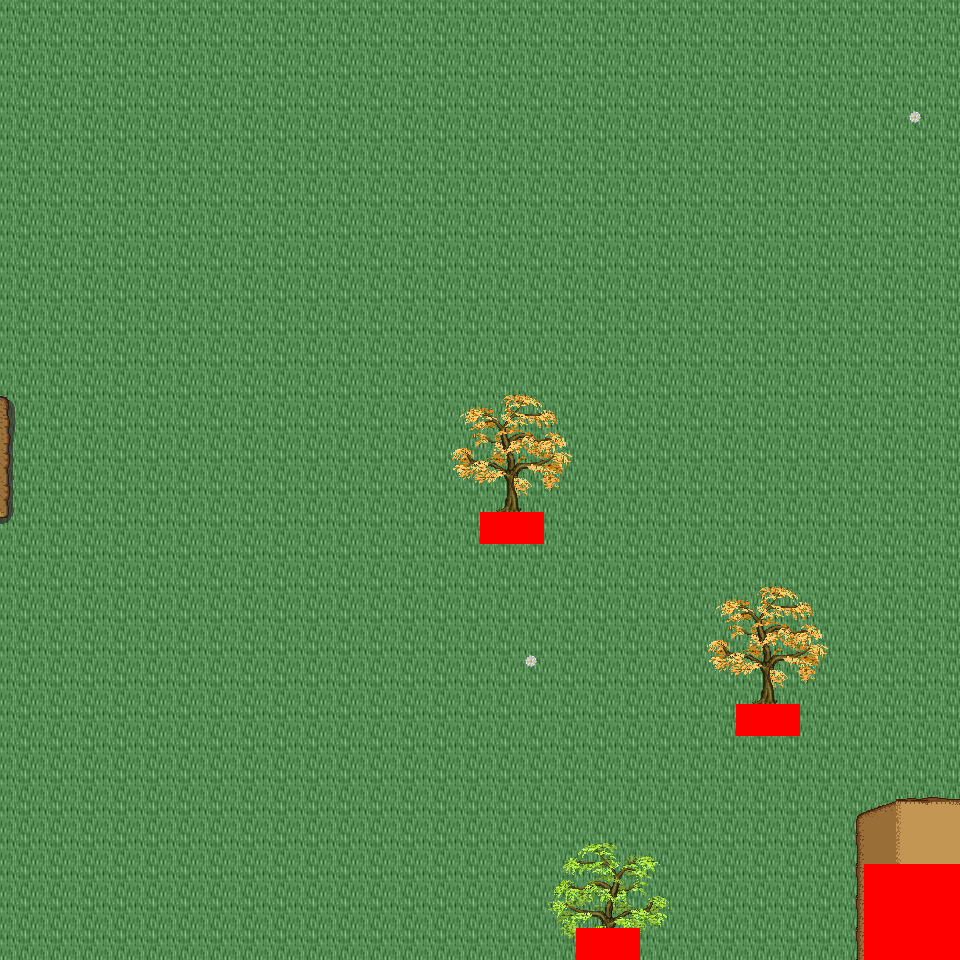

Tiled map render using the project's own tile images. Description and the map definition, with tile-layer contents summarised, below:
An orthogonal 30x30 tile map with 32x32 px tiles, 6 tile layers (Ground, Object, Object2, Above, ...), 54 tilesets and 4 objects (4x mapExit).

<map version="1.0" orientation="orthogonal" renderorder="right-down" width="30" height="30" tilewidth="32" tileheight="32" nextobjectid="5">
  <tileset firstgid="1" name="tileset_logic_collision" tilewidth="32" tileheight="32" tilecount="1" columns="1">
    <image source="../drawable/tileset_logic_collision.png" width="32" height="32" />
  </tileset>
  <tileset firstgid="2" name="tileset_ground_ground" tilewidth="32" tileheight="32" tilecount="33" columns="3">
    <image source="../drawable/tileset_ground_ground.png" width="96" height="352" />
  </tileset>
  <tileset firstgid="35" name="tileset_building_castle" tilewidth="32" tileheight="32" tilecount="320" columns="20">
    <image source="../drawable/tileset_building_castle.png" width="640" height="512" />
  </tileset>
  <tileset firstgid="355" name="tileset_item_weapon_cannon" tilewidth="32" tileheight="32" tilecount="12" columns="3">
    <image source="../drawable/tileset_item_weapon_cannon.png" width="96" height="128" />
  </tileset>
  <tileset firstgid="367" name="tileset_item_pot_barrels_1" tilewidth="32" tileheight="32" tilecount="8" columns="4">
    <image source="../drawable/tileset_item_pot_barrels_1.png" width="128" height="64" />
  </tileset>
  <tileset firstgid="375" name="tileset_building_door_door" tilewidth="32" tileheight="32" tilecount="6" columns="3">
    <image source="../drawable/tileset_building_door_door.png" width="96" height="64" />
  </tileset>
  <tileset firstgid="381" name="tileset_building_door_closed" tilewidth="32" tileheight="32" tilecount="1" columns="1">
    <image source="../drawable/tileset_building_door_closed.png" width="32" height="32" />
  </tileset>
  <tileset firstgid="382" name="tileset_building_window_window_centered" tilewidth="32" tileheight="32" tilecount="1" columns="1">
    <image source="../drawable/tileset_building_window_window_centered.png" width="32" height="32" />
  </tileset>
  <tileset firstgid="383" name="tileset_building_decoration_chimney_big" tilewidth="32" tileheight="32" tilecount="2" columns="1">
    <image source="../drawable/tileset_building_decoration_chimney_big.png" width="32" height="64" />
  </tileset>
  <tileset firstgid="385" name="tileset_ground_grass_edges" tilewidth="32" tileheight="32" tilecount="36" columns="12">
    <image source="../drawable/tileset_ground_grass_edges.png" width="384" height="96" />
  </tileset>
  <tileset firstgid="421" name="tileset_ground_grass_corners" tilewidth="32" tileheight="32" tilecount="24" columns="6">
    <image source="../drawable/tileset_ground_grass_corners.png" width="192" height="128" />
  </tileset>
  <tileset firstgid="445" name="tileset_plant_tree_fall_trees" tilewidth="32" tileheight="32" tilecount="40" columns="8">
    <image source="../drawable/tileset_plant_tree_fall_trees.png" width="256" height="160" />
  </tileset>
  <tileset firstgid="485" name="tileset_plant_tree_locust_tree" tilewidth="32" tileheight="32" tilecount="20" columns="4">
    <image source="../drawable/tileset_plant_tree_locust_tree.png" width="128" height="160" />
  </tileset>
  <tileset firstgid="505" name="tileset_furniture_chair_bench_white" tilewidth="32" tileheight="32" tilecount="8" columns="2">
    <image source="../drawable/tileset_furniture_chair_bench_white.png" width="64" height="128" />
  </tileset>
  <tileset firstgid="513" name="tileset_plant_flower_daisy_blue" tilewidth="32" tileheight="32" tilecount="8" columns="2">
    <image source="../drawable/tileset_plant_flower_daisy_blue.png" width="64" height="128" />
  </tileset>
  <tileset firstgid="521" name="tileset_plant_flower_daisy_red" tilewidth="32" tileheight="32" tilecount="8" columns="2">
    <image source="../drawable/tileset_plant_flower_daisy_red.png" width="64" height="128" />
  </tileset>
  <tileset firstgid="529" name="tileset_plant_flower_daisy_white" tilewidth="32" tileheight="32" tilecount="8" columns="2">
    <image source="../drawable/tileset_plant_flower_daisy_white.png" width="64" height="128" />
  </tileset>
  <tileset firstgid="537" name="tileset_plant_flower_daisy_yellow" tilewidth="32" tileheight="32" tilecount="8" columns="2">
    <image source="../drawable/tileset_plant_flower_daisy_yellow.png" width="64" height="128" />
  </tileset>
  <tileset firstgid="545" name="tileset_plant_flower_flower_bed_1" tilewidth="32" tileheight="32" tilecount="35" columns="7">
    <image source="../drawable/tileset_plant_flower_flower_bed_1.png" width="224" height="160" />
  </tileset>
  <tileset firstgid="580" name="tileset_plant_flower_planted_containers" tilewidth="32" tileheight="32" tilecount="16" columns="4">
    <image source="../drawable/tileset_plant_flower_planted_containers.png" width="128" height="128" />
  </tileset>
  <tileset firstgid="596" name="tileset_item_pot_pot_grey" tilewidth="32" tileheight="32" tilecount="1" columns="1">
    <image source="../drawable/tileset_item_pot_pot_grey.png" width="32" height="32" />
  </tileset>
  <tileset firstgid="597" name="tileset_item_pot_pot_burgundy" tilewidth="32" tileheight="32" tilecount="1" columns="1">
    <image source="../drawable/tileset_item_pot_pot_burgundy.png" width="32" height="32" />
  </tileset>
  <tileset firstgid="598" name="tileset_building_decoration_chimney" tilewidth="32" tileheight="32" tilecount="2" columns="1">
    <image source="../drawable/tileset_building_decoration_chimney.png" width="32" height="64" />
  </tileset>
  <tileset firstgid="600" name="tileset_furniture_light_lamp_blue" tilewidth="32" tileheight="32" tilecount="3" columns="1">
    <image source="../drawable/tileset_furniture_light_lamp_blue.png" width="32" height="96" />
  </tileset>
  <tileset firstgid="603" name="tileset_light_dim_light_7x5" tilewidth="32" tileheight="32" tilecount="35" columns="7">
    <image source="../drawable/tileset_light_dim_light_7x5.png" width="224" height="160" />
  </tileset>
  <tileset firstgid="638" name="tileset_logic_protection" tilewidth="32" tileheight="32" tilecount="2" columns="2">
    <image source="../drawable/tileset_logic_protection.png" width="64" height="32" />
  </tileset>
  <tileset firstgid="640" name="tileset_furniture_table_bazaar_table_1" tilewidth="32" tileheight="32" tilecount="4" columns="2">
    <image source="../drawable/tileset_furniture_table_bazaar_table_1.png" width="64" height="64" />
  </tileset>
  <tileset firstgid="644" name="tileset_furniture_table_bazaar_table_2" tilewidth="32" tileheight="32" tilecount="6" columns="2">
    <image source="../drawable/tileset_furniture_table_bazaar_table_2.png" width="64" height="96" />
  </tileset>
  <tileset firstgid="650" name="tileset_furniture_table_bazaar_table_3" tilewidth="32" tileheight="32" tilecount="6" columns="2">
    <image source="../drawable/tileset_furniture_table_bazaar_table_3.png" width="64" height="96" />
  </tileset>
  <tileset firstgid="656" name="tileset_furniture_table_bazaar_table_4" tilewidth="32" tileheight="32" tilecount="6" columns="2">
    <image source="../drawable/tileset_furniture_table_bazaar_table_4.png" width="64" height="96" />
  </tileset>
  <tileset firstgid="662" name="tileset_furniture_table_bazaar_table_5" tilewidth="32" tileheight="32" tilecount="6" columns="2">
    <image source="../drawable/tileset_furniture_table_bazaar_table_5.png" width="64" height="96" />
  </tileset>
  <tileset firstgid="668" name="tileset_furniture_table_flowers_on_bench2" tilewidth="32" tileheight="32" tilecount="6" columns="3">
    <image source="../drawable/tileset_furniture_table_flowers_on_bench2.png" width="96" height="64" />
  </tileset>
  <tileset firstgid="674" name="tileset_furniture_table_flowers_on_benches" tilewidth="32" tileheight="32" tilecount="10" columns="2">
    <image source="../drawable/tileset_furniture_table_flowers_on_benches.png" width="64" height="160" />
  </tileset>
  <tileset firstgid="684" name="tileset_furniture_table_vendors_table" tilewidth="32" tileheight="32" tilecount="35" columns="7">
    <image source="../drawable/tileset_furniture_table_vendors_table.png" width="224" height="160" />
  </tileset>
  <tileset firstgid="719" name="tileset_item_drink_bottles_and_cups" tilewidth="32" tileheight="32" tilecount="16" columns="4">
    <image source="../drawable/tileset_item_drink_bottles_and_cups.png" width="128" height="128" />
  </tileset>
  <tileset firstgid="735" name="tileset_item_drink_beers_and_flasks" tilewidth="32" tileheight="32" tilecount="12" columns="4">
    <image source="../drawable/tileset_item_drink_beers_and_flasks.png" width="128" height="96" />
  </tileset>
  <tileset firstgid="747" name="tileset_item_drink_casks" tilewidth="32" tileheight="32" tilecount="4" columns="2">
    <image source="../drawable/tileset_item_drink_casks.png" width="64" height="64" />
  </tileset>
  <tileset firstgid="751" name="tileset_item_food_meals_1" tilewidth="32" tileheight="32" tilecount="2" columns="2">
    <image source="../drawable/tileset_item_food_meals_1.png" width="64" height="32" />
  </tileset>
  <tileset firstgid="753" name="tileset_item_food_rustic_meals" tilewidth="32" tileheight="32" tilecount="2" columns="2">
    <image source="../drawable/tileset_item_food_rustic_meals.png" width="64" height="32" />
  </tileset>
  <tileset firstgid="755" name="tileset_item_household_food_preparation_2" tilewidth="32" tileheight="32" tilecount="4" columns="2">
    <image source="../drawable/tileset_item_household_food_preparation_2.png" width="64" height="64" />
  </tileset>
  <tileset firstgid="759" name="tileset_item_pot_barrels_2" tilewidth="32" tileheight="32" tilecount="8" columns="4">
    <image source="../drawable/tileset_item_pot_barrels_2.png" width="128" height="64" />
  </tileset>
  <tileset firstgid="767" name="tileset_item_drink_olive_oil_vinegar" tilewidth="32" tileheight="32" tilecount="4" columns="2">
    <image source="../drawable/tileset_item_drink_olive_oil_vinegar.png" width="64" height="64" />
  </tileset>
  <tileset firstgid="771" name="tileset_ground_ground_3" tilewidth="32" tileheight="32" tilecount="5" columns="5">
    <image source="../drawable/tileset_ground_ground_3.png" width="160" height="32" />
  </tileset>
  <tileset firstgid="776" name="tileset_building_decoration_banner" tilewidth="32" tileheight="32" tilecount="12" columns="1">
    <image source="../drawable/tileset_building_decoration_banner.png" width="32" height="384" />
  </tileset>
  <tileset firstgid="788" name="tileset_building_cottage" tilewidth="32" tileheight="32" tilecount="256" columns="16">
    <image source="../drawable/tileset_building_cottage.png" width="512" height="512" />
  </tileset>
  <tileset firstgid="1044" name="tileset_building_roof_thatched_roof" tilewidth="32" tileheight="32" tilecount="256" columns="16">
    <image source="../drawable/tileset_building_roof_thatched_roof.png" width="512" height="512" />
  </tileset>
  <tileset firstgid="1300" name="tileset_building_door_doors" tilewidth="32" tileheight="32" tilecount="256" columns="16">
    <image source="../drawable/tileset_building_door_doors.png" width="512" height="512" />
  </tileset>
  <tileset firstgid="1556" name="tileset_building_window_windows" tilewidth="32" tileheight="32" tilecount="256" columns="16">
    <image source="../drawable/tileset_building_window_windows.png" width="512" height="512" />
  </tileset>
  <tileset firstgid="1812" name="tileset_logic_portal" tilewidth="32" tileheight="32" tilecount="24" columns="8">
    <image source="../drawable/tileset_logic_portal.png" width="256" height="96" />
  </tileset>
  <tileset firstgid="1836" name="tileset_plant_bush_leafy" tilewidth="32" tileheight="32" tilecount="48" columns="8">
    <image source="../drawable/tileset_plant_bush_leafy.png" width="256" height="192" />
  </tileset>
  <tileset firstgid="1884" name="tileset_plant_bushes_and_trees" tilewidth="32" tileheight="32" tilecount="144" columns="16">
    <image source="../drawable/tileset_plant_bushes_and_trees.png" width="512" height="289" />
  </tileset>
  <tileset firstgid="2028" name="tileset_plant_bush_berried" tilewidth="32" tileheight="32" tilecount="60" columns="5">
    <image source="../drawable/tileset_plant_bush_berried.png" width="160" height="384" />
  </tileset>
  <tileset firstgid="2088" name="tileset_plant_bush_fern" tilewidth="32" tileheight="32" tilecount="32" columns="8">
    <image source="../drawable/tileset_plant_bush_fern.png" width="256" height="128" />
  </tileset>
  <tileset firstgid="2120" name="tileset_plant_bush_bush_pinks" tilewidth="32" tileheight="32" tilecount="4" columns="2">
    <image source="../drawable/tileset_plant_bush_bush_pinks.png" width="64" height="64" />
  </tileset>
  <layer name="Ground" width="30" height="30">
    <data>[900 cells, 900 non-empty, 1 distinct tile ids]</data>
  </layer>
  <layer name="Object" width="30" height="30">
    <data>[900 cells, 6 non-empty, 3 distinct tile ids]</data>
  </layer>
  <layer name="Object2" width="30" height="30">
    <data>[900 cells, 0 non-empty, 0 distinct tile ids]</data>
  </layer>
  <layer name="Above" width="30" height="30">
    <data>[900 cells, 75 non-empty, 48 distinct tile ids]</data>
  </layer>
  <layer name="Above2" width="30" height="30">
    <data>[900 cells, 1 non-empty, 1 distinct tile ids]</data>
  </layer>
  <layer name="Walkable" width="30" height="30">
    <data>[900 cells, 15 non-empty, 1 distinct tile ids]</data>
  </layer>
  <objectgroup name="MapEvents">
    <object id="1" name="north" type="mapExit" x="0" y="0" width="960" height="32">
      <properties>
        <property name="map" value="level_0_x38_y43" />
        <property name="x" value="0" />
        <property name="y" value="28" />
      </properties>
    </object>
    <object id="2" name="south" type="mapExit" x="0" y="928" width="576" height="32">
      <properties>
        <property name="map" value="level_0_x38_y45" />
        <property name="x" value="0" />
        <property name="y" value="1" />
      </properties>
    </object>
    <object id="3" name="south2" type="mapExit" x="640" y="928" width="224" height="32">
      <properties>
        <property name="map" value="level_0_x38_y45" />
        <property name="x" value="20" />
        <property name="y" value="1" />
      </properties>
    </object>
    <object id="4" name="west" type="mapExit" x="0" y="0" width="32" height="960">
      <properties>
        <property name="map" value="level_0_x37_y44" />
        <property name="x" value="28" />
        <property name="y" value="0" />
      </properties>
    </object>
  </objectgroup>
</map>
